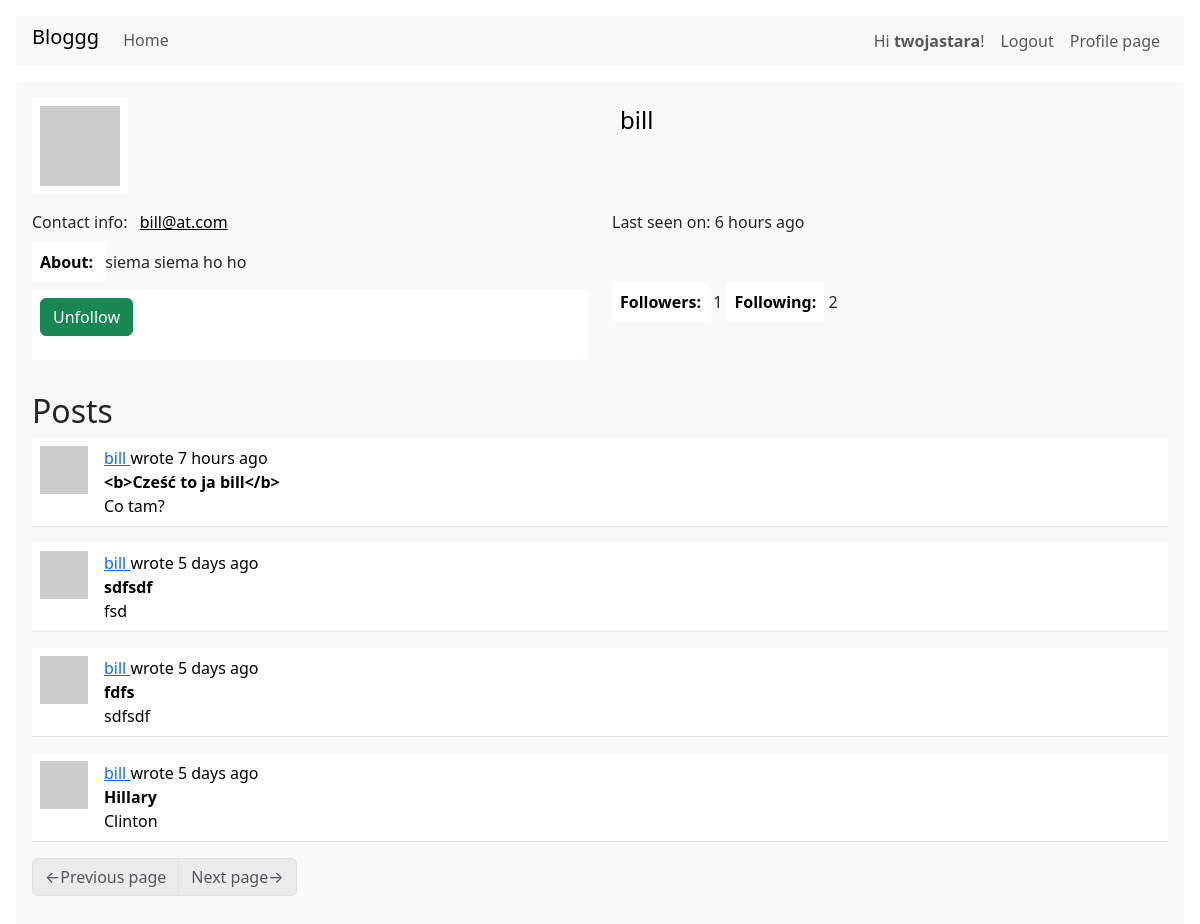
The page /user/bill (signed in) on the database its author committed.
### webapp/models.py (models this page shows, shortened)
class User(UserMixin, db.Model):
    id:         sqo.Mapped[int] = sqo.mapped_column(primary_key=True)
    username:   sqo.Mapped[str] = sqo.mapped_column(sqa.String(64), index=True, unique=True)
    email:      sqo.Mapped[str] = sqo.mapped_column(sqa.String(128), index=True, unique=True)
    hashed_pass:sqo.Mapped[Optional[str]] = sqo.mapped_column(sqa.String(256))
    about:      sqo.Mapped[Optional[str]] = sqo.mapped_column(sqa.String(4096))
    last_seen:  sqo.Mapped[Optional[datetime]] = sqo.mapped_column(default=lambda: datetime.now(timezone.utc))
    posts:      sqo.WriteOnlyMapped['Post'] = sqo.relationship(back_populates='author')
    followers:  sqo.WriteOnlyMapped['User'] = sqo.relationship(
        secondary=followers_table, primaryjoin=(followers_table.c.followed_id == id),
        secondaryjoin=(followers_table.c.follower_id == id), back_populates='following'
    )
    following:   sqo.WriteOnlyMapped['User'] = sqo.relationship(
        secondary=followers_table, primaryjoin=(followers_table.c.follower_id == id),
        secondaryjoin=(followers_table.c.followed_id == id), back_populates='followers'
    )
    def avatar(self, size):
        hash = md5((self.username+self.email+str(2384129234)).encode('utf-8')).hexdigest()
        return f'https://www.gravatar.com/avatar/{hash}?d=identicon&s={size}'
    def is_following(self, user) -> bool:
        query = self.following.select().where(User.id == user.id)
        return db.session.scalar(query) is not None
    def followers_counter(self):
        query = sqa.select(sqa.func.count()).select_from(self.followers.select().subquery())
        return db.session.scalar(query)
    def following_counter(self):
        query = sqa.select(sqa.func.count()).select_from(self.following.select().subquery())
        return db.session.scalar(query)
    def get_posts_query(self):
        return self.posts.select().order_by(Post.timestamp.desc())

class Post(db.Model):
    id:         sqo.Mapped[int] = sqo.mapped_column(primary_key=True)
    user_id:    sqo.Mapped[int] = sqo.mapped_column(sqa.ForeignKey(User.id), index=True)
    timestamp:  sqo.Mapped[datetime] = sqo.mapped_column(index=True, default=lambda: datetime.now(timezone.utc))
    title:      sqo.Mapped[str] = sqo.mapped_column(sqa.String(64), index=True)
    body:       sqo.Mapped[str] = sqo.mapped_column(sqa.String(4096))
    language:   sqo.Mapped[Optional[str]] = sqo.mapped_column(sqa.String(8))
    author:     sqo.Mapped[User] = sqo.relationship(back_populates='posts')

### webapp/routes.py (the view)
@app.route('/user/<username>')
@login_required
def user_page(username):
    user = db.first_or_404(sqa.select(User).where(username == User.username))
    form = EmptyForm()
    page = request.args.get('page', 1, type=int)
    query = user.get_posts_query()
    posts = db.paginate(query, page=page, per_page=app.config['POSTS_PER_PAGE'], error_out=False)
    next_url = url_for('user_page', username=username, page=posts.next_num) if posts.has_next else None
    prev_url = url_for('user_page', username=username, page=posts.prev_num) if posts.has_prev else None
    return render_template('user_page.html', title=f'User {username}',
                           user=user, form=form, posts=posts, next_url=next_url, prev_url=prev_url)

### webapp/forms.py
class EmptyForm(FlaskForm):
    submit = SubmitField(_l('Submit'))

### webapp/__init__.py (called while the page is built)
def get_locale():
    return request.accept_languages.best_match(app.config['LANGUAGES'])

### webapp/models.py (called while the page is built)
@login.user_loader
def load_user(id):
    return db.session.get(User, int(id))

### webapp/routes.py (called while the page is built)
@app.before_request
def before_request():
    g.locale = str(get_locale())
    if current_user.is_authenticated:
        current_user.last_seen = datetime.now(timezone.utc)
        db.session.commit()

### webapp/templates/user_page.html (shortened to what this page needs)
{% extends "base.html" %}
{% block content %}
<div class="table">
    <div class="row mb-3">
        <div class="col">
            <img src="{{ user.avatar(128) }}">
        </div>
        <div class="col">
            <p class="h4 bg-light">{{ user.username }}</p>
        </div>
    </div>
    <div class="row mb-3">
        <div class="col bg-light">
            {{ _('Contact info:') }} <a class="bg-light" href="mailto:{{ user.email }}">{{ user.email }}</a>
        </div>
        <div class="col">
            {% if user.last_seen %}
                {{ _('Last seen on:') }} {{ moment(user.last_seen).fromNow() }}
            {% endif %}
        </div>
    </div>
    <div class="row mb-3">
        <div class="col">
            {% if user.about %}
                <b>{{ _('About:') }} </b>{{ user.about }}
            {% endif %}
        </div>
    </div>
    <div class="row mb-3">
        <div class="col">
            {% if not current_user.is_following(user) %}
            <form action="{{ url_for('follow_user', username=user.username) }}"
                method="post">
                    {{ form.hidden_tag() }}
                    {% set value %}{{ _('Follow') }}{% endset %}
                    {{ macro_submit.submit_field(form.submit, value=value) }}
            </form>
            {% else %}
            <form action="{{ url_for('unfollow_user', username=user.username) }}"
                method="post">
                    {{ macro_submit.submit_field(form.submit, value=value) }}
            </form>
            {% endif %}
        </div>
        <div class="col">
            <b>{{ _('Followers:') }}</b> {{ user.followers_counter() }}
            <b>{{ _('Following:') }}</b> {{ user.following_counter() }}
        </div>
    </div>
</div>
<h2>{{ _('Posts') }}</h2>
{% for post in posts %}
    {% include "sub_post.html" %}
{% endfor %}
{% include "sub_pagination.html" %}
{% endblock %}

### webapp/templates/base.html (shortened to what this page needs)
<!DOCTYPE html>
{% import "macro_form_field.html" as macro_form %}
{% import "macro_submit_field.html" as macro_submit %}
<html>
<head>
    <link href="{{ url_for('static', filename='bootstrap.min.css') }}" rel="stylesheet">
</head>
<body>
    <nav class="navbar navbar-expand bg-light m-3 px-3 py-1">
        <div class="d-flex flex-grow-1">
            <span class="navbar-brand h1">Bloggg</span>
            <ul class="navbar-nav">
                <li class="nav-item">
                    <a class="nav-link" href="{{ url_for('index_page') }}">{{ _('Home') }}</a>
                </li>
            </ul>
        </div>
        <div style="d-flex">
            <ul class="navbar-nav">
            {% if current_user.is_anonymous %}
                <li class="nav-item">
                    <a class="nav-link" href="{{ url_for('login_page') }}">{{ _('Login') }}</a>
                </li>
                <li class="nav-item">
                    <a class="nav-link" href="{{ url_for('registration_page') }}">{{ _('Register') }}</a>
                </li>
            {% else %}
                <li class="nav-item">
                    <a class="nav-link" href="{{ url_for('user_page', username=current_user.username) }}">
                        {{ _('Hi <b>%(user)s</b>!', user=current_user.username) }}
                    </a>
                </li>
                <li class="nav-item">
                    <a class="nav-link" href="{{ url_for('logout_page') }}">{{ _('Logout') }}</a>
                </li>
                <li class="nav-item">
                    <a class="nav-link" href="{{ url_for('user_page',
                        username=current_user.username) }}">{{ _('Profile page') }}</a>
                </li>
            {% endif %}
            </ul>
        </div>
    </nav>
    <div class="container-fluid m-0 px-3">
        <div class="container-fluid m-0 p-3 bg-light">
            {% block content %} {% endblock %}
        </div>
    </div>
</body>
</html>

### webapp/templates/sub_post.html (shortened to what this page needs)
<table class="table table-hover">
    <tr>
        <td width="64px">
            <a href="{{ url_for('user_page', username=post.author.username) }}">
                <img src="{{ post.author.avatar(64) }}" class="img-fluid">
            </a>
        </td>
        <td>
            {{ _('%(username)s wrote %(when)s',
                username=user_link, when=moment(post.timestamp).fromNow()) }}
            <br>
            <b>{{ post.title }}</b>
            <br>
            <span id="post-{{ post.id }}">{{ post.body }}</span>
        </td>
    </tr>
</table>

### rows shown on the page
User: username "bill", email "bill@at.com", last_seen "6 hours ago", about "siema siema ho ho"
Post: title "<b>Cześć to ja bill</b>", body "Co tam?"
Post: title "sdfsdf", body "fsd"
Post: title "fdfs", body "sdfsdf"
Post: title "Hillary", body "Clinton"

### other values the page prints
{{ user.followers_counter() }} "1"
{{ user.following_counter() }} "2"
